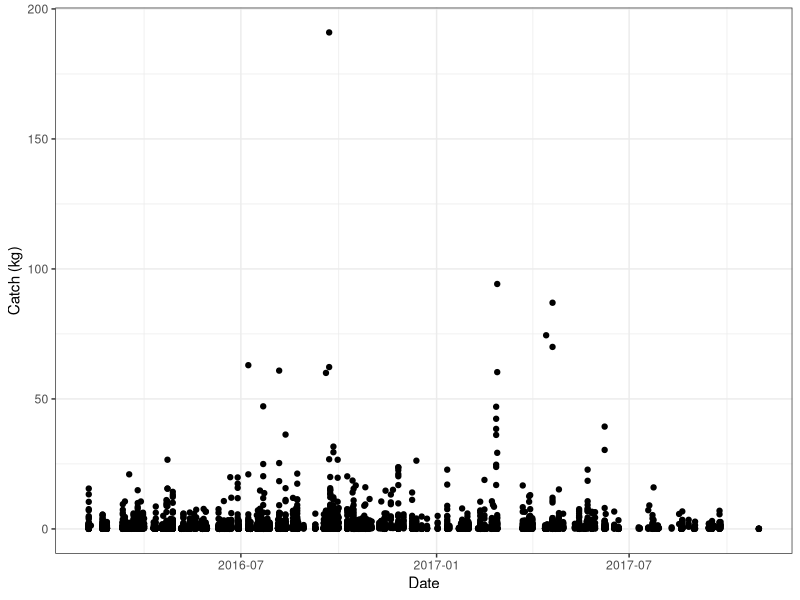

Generate this figure with R: (Note: this script raises an error after producing the figure.)
## ---- chunk 1
knitr::opts_chunk$set(echo = TRUE)
## ---- chunk 2
library(tidyverse)
dta <- read_csv("CPUE_data_Rcourse.csv")
head(dta)
names(dta)
str(dta)
## ---- chunk 3
ggplot(data = dta) +
  geom_point(aes(x = date, y = total_weight)) +
  labs(x = "Date", y = "Catch (kg)") +
  theme_bw()
## ---- chunk 4
data %>% 
  group_by(village) %>% 
  summarise(catch = sum(total_weight)) %>% 
  ggplot() +
  geom_bar(aes(x = village, y = catch), stat = "identity")
## ---- chunk 5
data %>% 
  mutate(gear = as.factor(gear)) %>% 
  group_by(village, gear) %>% 
  summarise(catch = sum(total_weight)) %>% 
  ggplot() +
  geom_bar(aes(x = village, y = catch, fill = gear), stat = "identity")
## ---- chunk 6
x = dta %>% 
  group_by(fish_name) %>% 
  summarise(catch = sum(total_weight)) %>% 
  arrange(desc(catch))

top_spp = x$fish_name[1:3]

## ---- chunk 7
dta %>%
  filter(fish_name %in% top_spp) %>% 
  mutate(cpue = total_weight/time_decimal) %>% 
  group_by(fish_name, month) %>% 
  summarise(cpue = mean(cpue)) %>% 
  ungroup() %>% 
  ggplot() +
  geom_line(aes(x = month, y = cpue)) +
  facet_wrap(~fish_name)


## ---- chunk 8

dta %>% 
  group_by(village) %>% 
  summarise(sold = sum(total_sold),
            consumed = sum(total_consumed)) %>% 
  mutate(perc_consumed = 100*consumed/(sold + consumed),
         perc_sold = 100-perc_consumed) %>% 
  select(village, perc_consumed, perc_sold) %>% 
  reshape2::melt(id.vars = c("village")) %>% 
  mutate(variable = recode(variable, 
                           "perc_sold" = "Sold",
                           "perc_consumed" = "Consumed")) %>% 
  ggplot() +
  geom_bar(aes(x = village, y = value, fill = variable), stat = "identity") +
  labs(x = "Village", y = "%", fill = "") +
  theme(axis.title = element_text(size=20),
        axis.text = element_text(size = 20)) +
  theme_bw()
  
  

